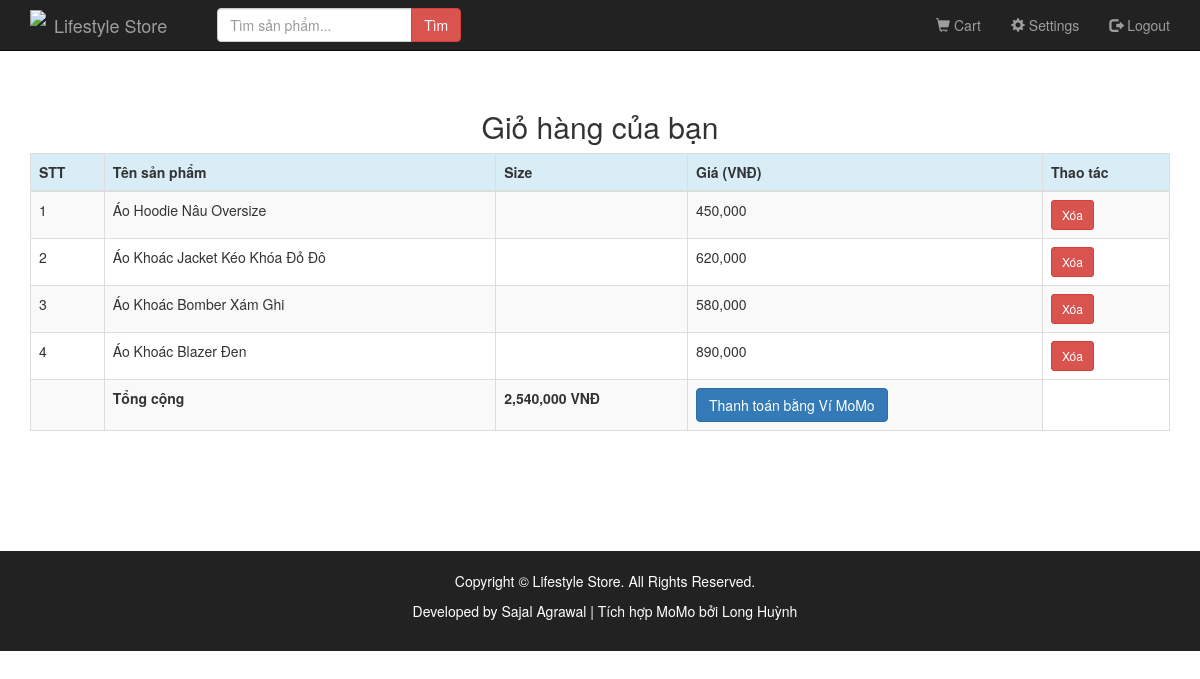
Page /cart.php (signed in) on the committed database.
### tables this page shows
CREATE TABLE `items` (
  `id` int(11) NOT NULL,
  `name` varchar(255) NOT NULL,
  `price` int(11) NOT NULL,
  `discount_price` int(11) DEFAULT 0,
  `category` varchar(50) NOT NULL,
  PRIMARY KEY (`id`)
);

### cart.php (the view, shortened to what this page needs)
<?php
require 'connection.php';
$user_id = $_SESSION['id'];
$user_products_query = "SELECT it.id, it.name, it.price, it.price
                        FROM users_items ut
                        INNER JOIN items it ON it.id = ut.item_id
                        WHERE ut.user_id = '$user_id'";
$user_products_result = mysqli_query($con, $user_products_query) or die(mysqli_error($con));
$no_of_user_products = mysqli_num_rows($user_products_result);
$sum = 0;
$products = [];
if($no_of_user_products == 0){
    echo "<script>window.alert('Giỏ hàng đang trống!');</script>";
} else {
    while($row = mysqli_fetch_array($user_products_result)){
        $sum += $row['price'];
        $products[] = $row;
    }
}
?>
<!DOCTYPE html>
<html lang="vi">
<head>
    <link rel="stylesheet" href="bootstrap/css/bootstrap.min.css" type="text/css">
    <link rel="stylesheet" href="css/style.css" type="text/css">
</head>
<body>
<div>
    <?php require 'header.php'; ?>
    <br>
    <div class="container">
        <h2 class="text-center">Giỏ hàng của bạn</h2>
        <table class="table table-bordered table-striped">
            <thead>
                <tr class="bg-info">
                    <th>STT</th>
                    <th>Tên sản phẩm</th>
                    <th>Size</th>
                    <th>Giá (VNĐ)</th>
                    <th>Thao tác</th>
                </tr>
            </thead>
            <tbody>
                <?php
                $counter = 1;
                foreach($products as $row){
                ?>
                <tr>
                    <td><?= $counter ?></td>
                    <td><?= htmlspecialchars($row['name']) ?></td>
                    <td><?= htmlspecialchars($row['size']) ?></td>
                    <td><?= number_format($row['price']) ?></td>
                    <td><a href="cart_remove.php?id=<?= $row['id'] ?>" class="btn btn-danger btn-sm">Xóa</a></td>
                </tr>
                <?php $counter++; } ?>
                <tr class="bg-light">
                    <td></td>
                    <td><strong>Tổng cộng</strong></td>
                    <td><strong><?= number_format((int)$sum) ?> VNĐ</strong></td>
                    <td>
                        <form action="momo_payment.php" method="POST" style="display:inline;">
                            <button type="submit" class="btn btn-primary">
                                Thanh toán bằng Ví MoMo
                            </button>
                        </form>
                    </td>
                </tr>
            </tbody>
        </table>
    </div>
    <footer class="footer" style="margin-top: 100px;">
        <div class="container text-center">
            <p>Copyright &copy; Lifestyle Store. All Rights Reserved.</p>
            <p>Developed by Sajal Agrawal | Tích hợp MoMo bởi Long Huỳnh</p>
        </div>
    </footer>
</div>
</body>
</html>

### css/style.css (style rules this page uses)
footer { background-color:#222; color:white; padding:20px; text-align:center; margin-top:30px; }
.footer { position: relative; width: 100%; }
html { min-height:100%; position:relative; }
body { padding-top: 70px; }

### rows in the picture
items: name "Áo Hoodie Nâu Oversize", price "450,000"
items: name "Áo Khoác Jacket Kéo Khóa Đỏ Đô", price "620,000"
items: name "Áo Khoác Bomber Xám Ghi", price "580,000"
items: name "Áo Khoác Blazer Đen", price "890,000"

### other values in the picture
$sum "2,540,000"
